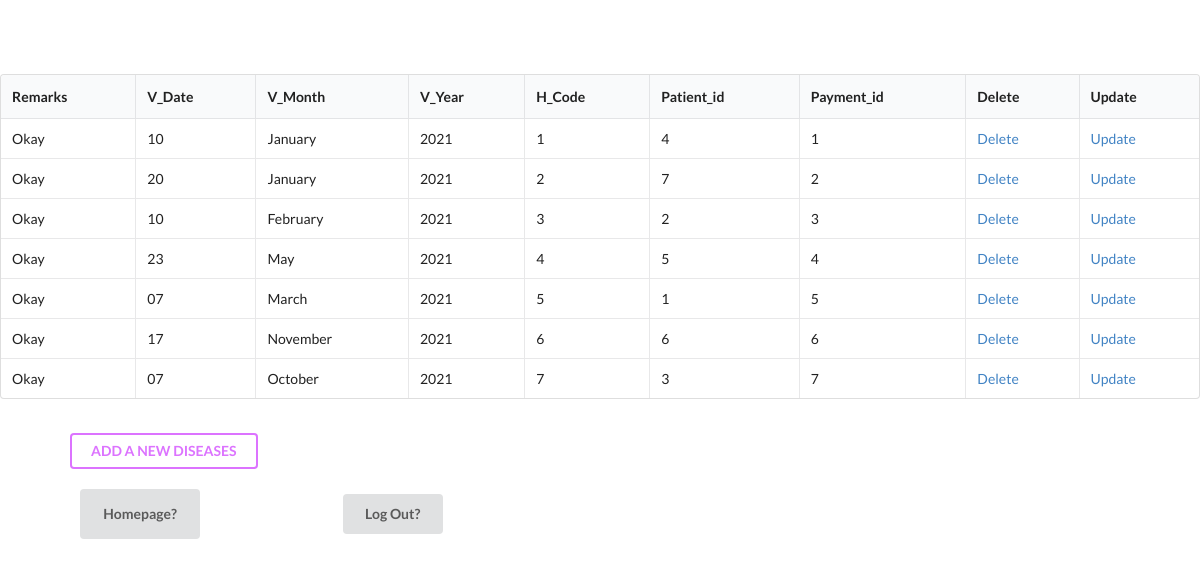
Screenshot of /opms_final/history_read.php with the database file from the repository.
### tables this page shows
CREATE TABLE `history` (
  `Remarks` varchar(1000) NOT NULL,
  `V_Date` varchar(50) NOT NULL,
  `V_Month` varchar(50) NOT NULL,
  `V_Year` varchar(50) NOT NULL,
  `H_Code` int(11) NOT NULL,
  `Patient_id` int(11) NOT NULL,
  `Payment_id` int(11) NOT NULL
);

### opms_final/history_read.php (the view, shortened to what this page needs)
<html>
<head>
    <link rel="stylesheet" href="https://cdnjs.cloudflare.com/ajax/libs/semantic-ui/2.4.1/semantic.min.css">
</head>
<body>
    <h1 style="text-align:center;color:white">History Information</h1>
<?php
	$connect = mysqli_connect( HOST, USER, PASS, DB )
		or die("Can not connect");
	$results = mysqli_query( $connect, "SELECT * FROM history" )
		or die("Can not execute query");
	echo "<table class='ui celled table'> \n";
	echo "<thead><tr><th>Remarks</th> <th>V_Date</th> <th>V_Month</th> <th>V_Year</th> <th>H_Code</th> <th>Patient_id</th> <th>Payment_id</th>  <th>Delete</th> <th>Update</th></tr></thead><tbody> \n";
	while( $rows = mysqli_fetch_array( $results ) ) {
		extract( $rows );
		echo "<tr>";
		echo "<td> $Remarks </td>";
		echo "<td> $V_Date </td>";
		echo "<td> $V_Month </td>";
        echo "<td> $V_Year </td>";
		echo "<td> $H_Code </td>";
        echo "<td> $Patient_id</td>";
		echo "<td> $Payment_id </td>";
		echo "<td> <a href = 'history_delete.php?
        id=$H_Code'> Delete </a> </td>";
		echo "<td> <a href = 'history_update_input.php?r=$Remarks & vd=$V_Date & vm=$V_Month & vy=$V_Year & id=$H_Code & pi=$Patient_id & pai=$Payment_id'> Update </a> </td>";
		echo "</tr> \n";
	}
echo "</thead></table> \n";
echo "<br><p style='margin: 0px 70px'><a href=history_input.php><button class='ui inverted purple button'>
  ADD A NEW DISEASES
</button></a></p>";
?>
    <br><a href="getin.php"><button style='margin: 0px 80px;height:50px; width:120px'class="ui Magenta button">Homepage?</button></a>
        <a href="logout.php"><button style='margin: 0px 60px;height:40px; width:100px' class='ui Lime button'>Log Out?</button></a>
</body>
</html>

### opms_final/history_read.php (style rules this page uses)
body { background-image: url('photo.jpg'); background-repeat: no-repeat; background-attachment: fixed; background-size: 100% 100%; }

### rows the page displays
history: Remarks "Okay", V_Date "10", V_Month "January", V_Year "2021", H_Code "1", Patient "4", Payment "1"
history: Remarks "Okay", V_Date "20", V_Month "January", V_Year "2021", H_Code "2", Patient "7", Payment "2"
history: Remarks "Okay", V_Date "10", V_Month "February", V_Year "2021", H_Code "3", Patient "2", Payment "3"
history: Remarks "Okay", V_Date "23", V_Month "May", V_Year "2021", H_Code "4", Patient "5", Payment "4"
history: Remarks "Okay", V_Date "07", V_Month "March", V_Year "2021", H_Code "5", Patient "1", Payment "5"
history: Remarks "Okay", V_Date "17", V_Month "November", V_Year "2021", H_Code "6", Patient "6", Payment "6"
history: Remarks "Okay", V_Date "07", V_Month "October", V_Year "2021", H_Code "7", Patient "3", Payment "7"
